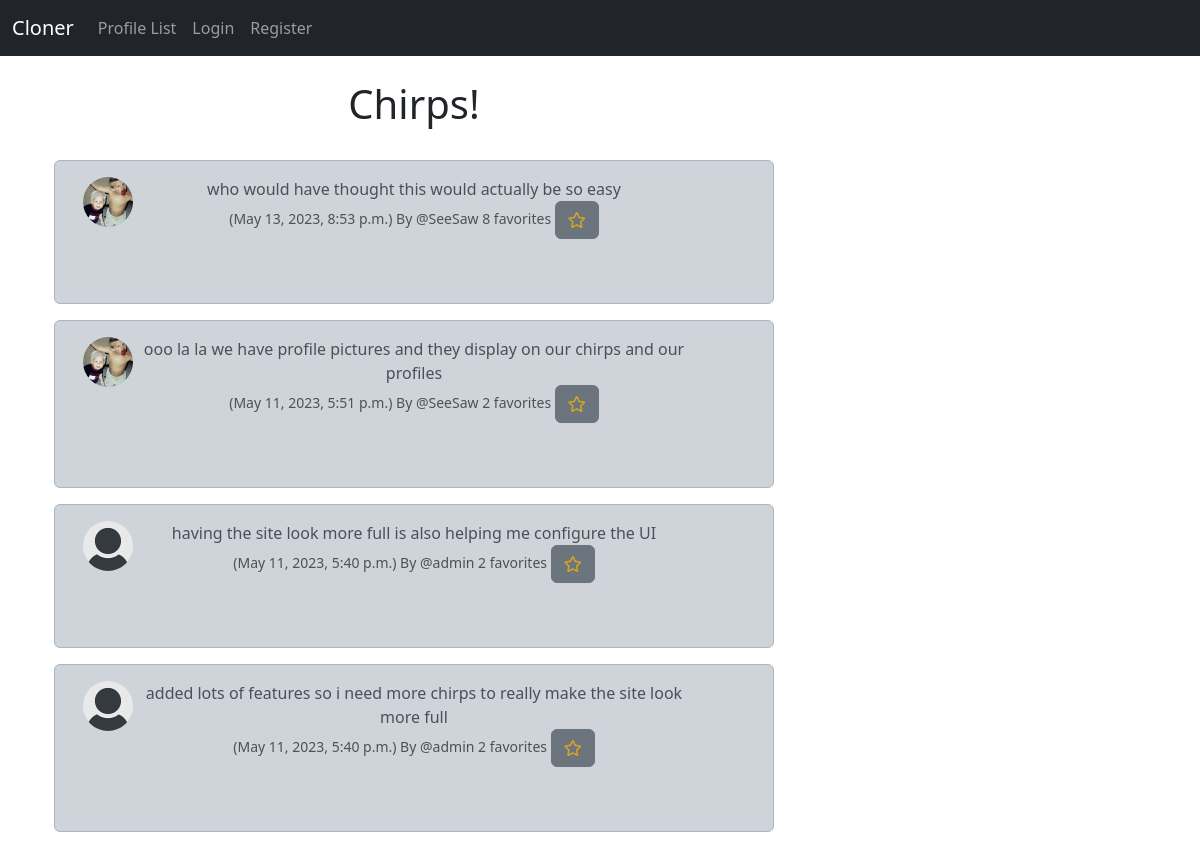
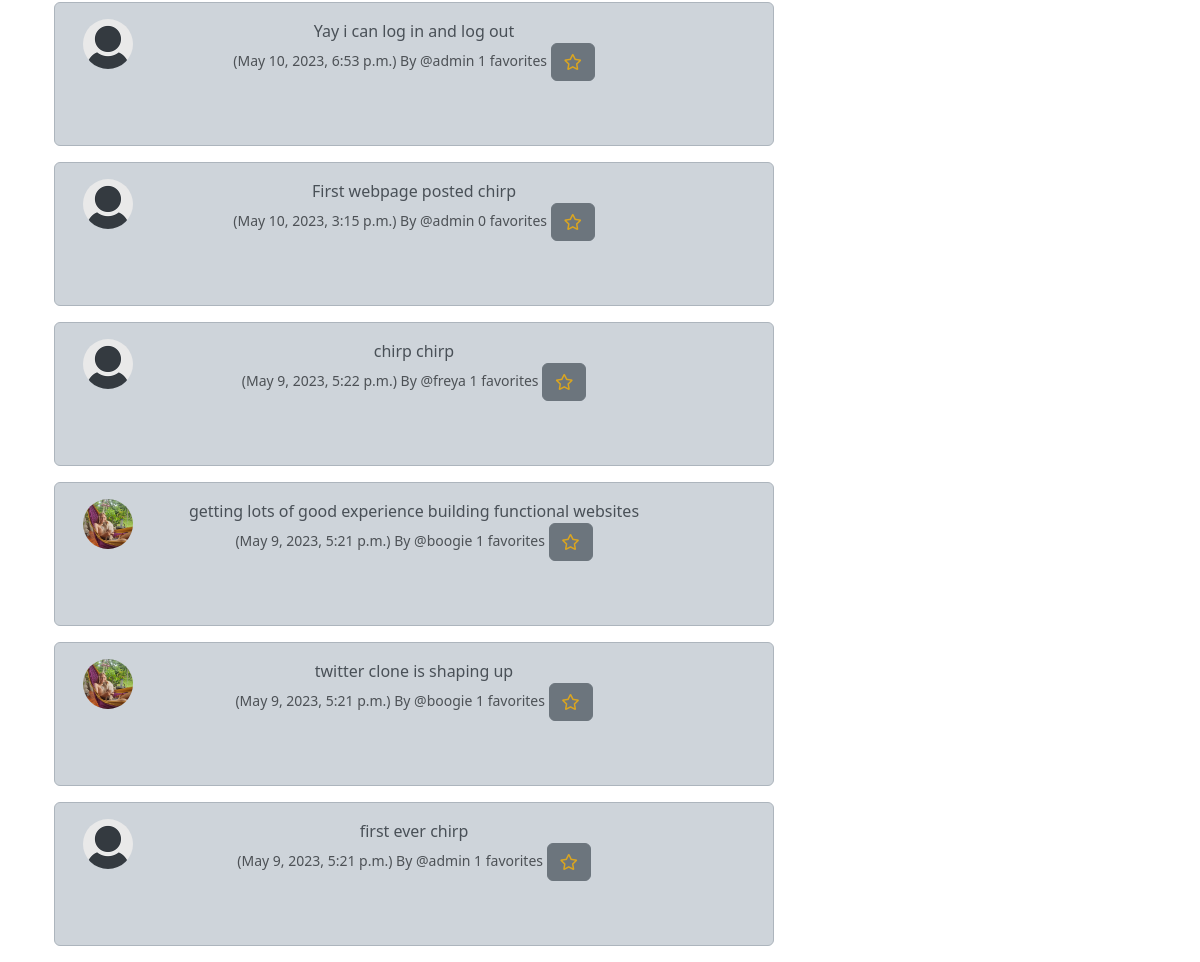
The page / on the database its author committed (2 pictures, top to bottom).
### cloner/models.py (models this page shows, shortened)
class Chirp(models.Model):
    user = models.ForeignKey(
        User, related_name="chirps",
        on_delete=models.DO_NOTHING
    )
    body = models.CharField(max_length=200)
    created_at = models.DateTimeField(auto_now=True)
    favorites = models.ManyToManyField(User, related_name='chirp_like', blank=True)
    def total_faves(self):
        total = 0
        total = self.favorites.count()
        return total

class Profile(models.Model):
    user = models.OneToOneField(User, on_delete=models.CASCADE)
    follows = models.ManyToManyField("self",
        related_name="followed_by",
        symmetrical=False,
        blank=True)
    date_modified = models.DateTimeField(User, auto_now=True)
    profile_pic = models.ImageField(null=True, blank=True, upload_to="images/")
    profile_bio = models.CharField(null=True, blank=True, max_length=100)

### cloner/views.py (the view)
# urls.py: path('', views.home, name='home'),
def home(request):
    if request.user.is_authenticated:
        form = ChirpForm(request.POST or None)
        if request.method == "POST":
            if form.is_valid():
                chirp = form.save(commit=False)
                chirp.user = request.user
                chirp.save()
                messages.success(request, ("Your Chirp Has Been Posted"))
                return redirect('home')
        chirps = Chirp.objects.all().order_by("-created_at")
        return render(request, 'home.html', {"chirps":chirps, "form":form})
    else:
        chirps = Chirp.objects.all().order_by("-created_at")
        return render(request, 'home.html', {"chirps":chirps})

### cloner/templates/home.html (shortened to what this page needs)
{% extends 'base.html' %}
{% load static %}
{% block content %}
<div class="container text-center">
  <div class="row">
      <div class="col-8">
        <h1>
          Chirps!
        </h1>
    <br/>
  {% for chirp in chirps %}
    <div class="alert alert-dark" role="alert">
      <div class="container">
        <div class="row">
            <div class="col-1">
                {% if chirp.user.profile.profile_pic %}
                <img src="{{ chirp.user.profile.profile_pic.url }}" width="50" height="50"
                class="rounded-circle">
                {% else %}
                <img src="{% static 'images/default_profile_pic.png' %}" width="50" height="50" class="rounded-circle">
                {% endif %}
            </div>
      <div class="col-10">
        {{chirp.body}}<br/>
        <small class="text-muted">
          ({{ chirp.created_at }}) By
          @{{ chirp.user.username }}
          {% if user in chirp.favorites.all %}
          {{ chirp.total_faves }} favorites <a href="{% url 'chirp_fave' chirp.id %}"><button class="btn btn-secondary"><i class="fas fa-star" style="color: goldenrod;"></i></button></a>
          {% else %}
          {{ chirp.total_faves }} favorites <a href="{% url 'chirp_fave' chirp.id %}"><button class="btn btn-secondary"><i class="far fa-star" style="color: goldenrod;"></i></button></a>
          {% endif %}
        </small>
      </div>
    </div>
    </div>
        <br/><br/>
      </div>
  {% endfor %}
</div>
<div class="col-4">
            <br/><br/><br/>
</div>
{% endblock %}

### rows shown on the page
Chirp: user.profile.profile_pic (picture), body "who would have thought this would actually be so easy", created_at "May 13, 2023, 8:53 p.m.", user.username "SeeSaw", total_faves "8"
Chirp: user.profile.profile_pic (picture), body "ooo la la we have profile pictures and they display on our chirps and our profiles", created_at "May 11, 2023, 5:51 p.m.", user.username "SeeSaw", total_faves "2"
Chirp: user.profile.profile_pic (placeholder picture), body "having the site look more full is also helping me configure the UI", created_at "May 11, 2023, 5:40 p.m.", user.username "admin", total_faves "2"
Chirp: user.profile.profile_pic (placeholder picture), body "added lots of features so i need more chirps to really make the site look more full", created_at "May 11, 2023, 5:40 p.m.", user.username "admin", total_faves "2"
Chirp: user.profile.profile_pic (placeholder picture), body "Yay i can log in and log out", created_at "May 10, 2023, 6:53 p.m.", user.username "admin", total_faves "1"
Chirp: user.profile.profile_pic (placeholder picture), body "First webpage posted chirp", created_at "May 10, 2023, 3:15 p.m.", user.username "admin", total_faves "0"
Chirp: body "chirp chirp", created_at "May 9, 2023, 5:22 p.m.", user.username "freya", total_faves "1"
Chirp: user.profile.profile_pic (picture), body "getting lots of good experience building functional websites", created_at "May 9, 2023, 5:21 p.m.", user.username "boogie", total_faves "1"
Chirp: user.profile.profile_pic (picture), body "twitter clone is shaping up", created_at "May 9, 2023, 5:21 p.m.", user.username "boogie", total_faves "1"
Chirp: user.profile.profile_pic (placeholder picture), body "first ever chirp", created_at "May 9, 2023, 5:21 p.m.", user.username "admin", total_faves "1"
